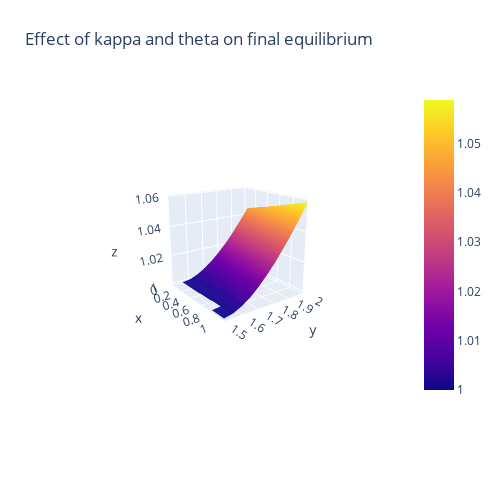

Notebook code cell kept with this figure:
### Code cell
z_data_r3windowdf = r3windowdf_vals.values.T
fig = go.Figure(data=[go.Surface(z=z_data_r3windowdf, x=r3windowdf_vals.index, y=r3windowdf_vals.columns)])
fig.update_layout(title='Effect of kappa and theta on final equilibrium', autosize=False,
                  width=500, height=500,
                  margin=dict(l=65, r=50, b=100, t=90),
                 scene = dict(
                     xaxis = dict(nticks=7, range=[0,1],),
                     yaxis = dict(nticks=7, range=[1.5,2],),
                     ),
                 )
fig.show()

### Figure 1 — Plotly figure (JSON) as saved in the notebook; plotly's stock layout.template omitted (floating-point values rounded to 4 significant figures; data arrays with more than 128 entries replaced by an {"elided": "..."} marker saying what was removed)
{"data": [{"type": "surface", "x": [0.05, 0.1, 0.15, 0.2, 0.25, 0.3, 0.35, 0.4, 0.45, 0.5, 0.55, 0.6, 0.65, 0.7, 0.75, 0.8, 0.85, 0.9, 0.95, 1], "y": [1.5, 1.55, 1.6, 1.65, 1.7, 1.75, 1.8, 1.85, 1.9, 1.95, 2], "z": {"elided": "11x20 float values"}}], "layout": {"autosize": false, "height": 500, "margin": {"b": 100, "l": 65, "r": 50, "t": 90}, "scene": {"aspectmode": "auto", "aspectratio": {"x": 1, "y": 1, "z": 1}, "camera": {"center": {"x": 0, "y": 0, "z": 0}, "eye": {"x": 2.977, "y": -2.188, "z": 1.155}, "projection": {"type": "perspective"}, "up": {"x": 0, "y": 0, "z": 1}}, "xaxis": {"nticks": 7, "range": [0, 1], "type": "linear"}, "yaxis": {"nticks": 7, "range": [1.5, 2], "type": "linear"}}, "title": {"text": "Effect of kappa and theta on final equilibrium"}, "width": 500}}
